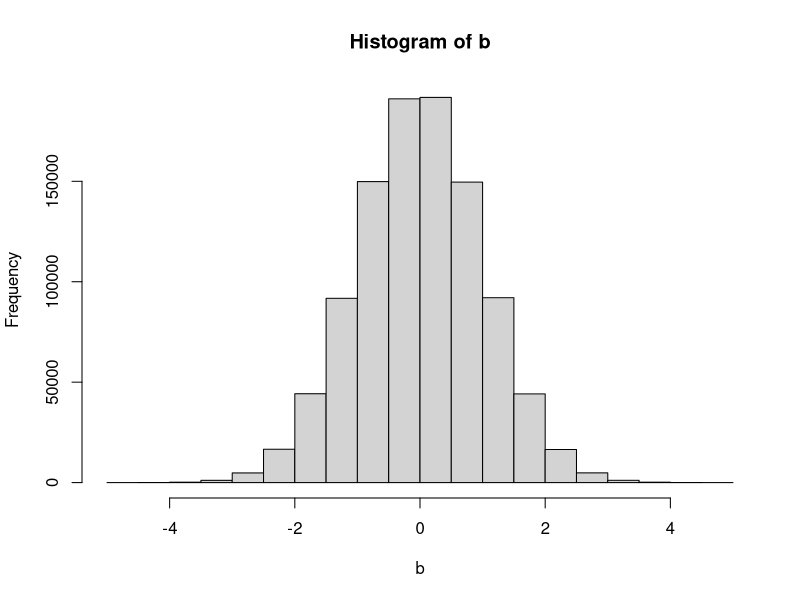

This chart was generated by the following R code:
################################################################################
#
#  Create a Normaly distributed RV from an Uniformly one.
#  
# PROBABILITY NORMAL TRANSFORM
#
################################################################################
#
# Path to figure repo
figure <- paste(getwd(),'StochasticCalculusForFinanceVol2', 
                'Chapter1', 
                'Exercice1.2.6',
                'figure', 
                sep = '/')

#
# First: Get the Uniformly distributed RV
# The only condition is that its value must be contained in the closed interval:
# [0, 1]
# 
# the more the number of random values the better it is. (999999)... 
a <- runif(999999)

#
# To transform the previously created uniformly random variable to another
# normaly distribution, we will use the inverse of the cumulative function(N^-1)
# In R:
#   * pnorm(q) give the cumulative value accumulated from 0 to q
#       Q are contained in the closed interval [0,1]
#   * qnorm(p): Give the inverse of the cumulative distribution.
#
# In other words: pnorm(qnorm(p)) will return p.
#
# The following RV b is therefore a STANDARD NORMAL RANDOM VARIABLE constructed
# from a Uniformly Distributed RB
b <- qnorm(a)

# 
# It exists differents ways to show that b is truly a standard normal random V.
# 
# First by graphing its distribution:
file <- paste(figure, 'NormalDistribFromUniformRV.pdf', sep = '/')
pdf(file)
hist(b)
dev.off()